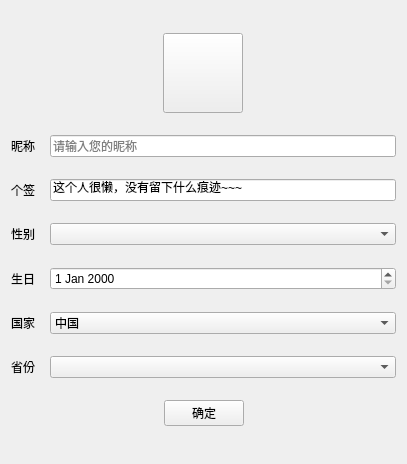
<?xml version="1.0" encoding="UTF-8"?>
<ui version="4.0">
 <class>Form</class>
 <widget class="QWidget" name="Form">
  <property name="geometry">
   <rect>
    <x>0</x>
    <y>0</y>
    <width>407</width>
    <height>464</height>
   </rect>
  </property>
  <property name="windowTitle">
   <string>Form</string>
  </property>
  <layout class="QVBoxLayout" name="verticalLayout">
   <property name="spacing">
    <number>0</number>
   </property>
   <item>
    <layout class="QHBoxLayout" name="horizontalLayout_10">
     <item>
      <widget class="QPushButton" name="head_button">
       <property name="minimumSize">
        <size>
         <width>80</width>
         <height>80</height>
        </size>
       </property>
       <property name="maximumSize">
        <size>
         <width>80</width>
         <height>80</height>
        </size>
       </property>
       <property name="text">
        <string/>
       </property>
       <property name="icon">
        <iconset>
         <normaloff>morentouxiang.png</normaloff>morentouxiang.png</iconset>
       </property>
       <property name="iconSize">
        <size>
         <width>80</width>
         <height>80</height>
        </size>
       </property>
      </widget>
     </item>
    </layout>
   </item>
   <item>
    <layout class="QHBoxLayout" name="horizontalLayout_3" stretch="1,9">
     <property name="spacing">
      <number>0</number>
     </property>
     <item>
      <widget class="QLabel" name="label">
       <property name="text">
        <string>昵称</string>
       </property>
      </widget>
     </item>
     <item>
      <widget class="QLineEdit" name="name_box">
       <property name="text">
        <string/>
       </property>
       <property name="placeholderText">
        <string>请输入您的昵称</string>
       </property>
      </widget>
     </item>
    </layout>
   </item>
   <item>
    <layout class="QHBoxLayout" name="horizontalLayout_2" stretch="1,9">
     <item>
      <widget class="QLabel" name="label_2">
       <property name="text">
        <string>个签</string>
       </property>
      </widget>
     </item>
     <item>
      <widget class="QLineEdit" name="signature_box">
       <property name="text">
        <string>这个人很懒，没有留下什么痕迹~~~</string>
       </property>
      </widget>
     </item>
    </layout>
   </item>
   <item>
    <layout class="QHBoxLayout" name="horizontalLayout" stretch="1,9">
     <property name="spacing">
      <number>0</number>
     </property>
     <item>
      <widget class="QLabel" name="label_3">
       <property name="text">
        <string>性别</string>
       </property>
      </widget>
     </item>
     <item>
      <widget class="QComboBox" name="sex_box">
       <item>
        <property name="text">
         <string/>
        </property>
       </item>
       <item>
        <property name="text">
         <string>男</string>
        </property>
       </item>
       <item>
        <property name="text">
         <string>女</string>
        </property>
       </item>
       <item>
        <property name="text">
         <string>保密</string>
        </property>
       </item>
      </widget>
     </item>
    </layout>
   </item>
   <item>
    <layout class="QHBoxLayout" name="horizontalLayout_4" stretch="1,9">
     <item>
      <widget class="QLabel" name="label_4">
       <property name="text">
        <string>生日</string>
       </property>
      </widget>
     </item>
     <item>
      <widget class="QDateEdit" name="birthday_box"/>
     </item>
    </layout>
   </item>
   <item>
    <layout class="QHBoxLayout" name="horizontalLayout_7" stretch="1,9">
     <item>
      <widget class="QLabel" name="label_5">
       <property name="text">
        <string>国家</string>
       </property>
      </widget>
     </item>
     <item>
      <widget class="QComboBox" name="country_box">
       <item>
        <property name="text">
         <string>中国</string>
        </property>
       </item>
       <item>
        <property name="text">
         <string>美国</string>
        </property>
       </item>
       <item>
        <property name="text">
         <string>日本</string>
        </property>
       </item>
       <item>
        <property name="text">
         <string>俄罗斯</string>
        </property>
       </item>
       <item>
        <property name="text">
         <string>英国</string>
        </property>
       </item>
       <item>
        <property name="text">
         <string>法国</string>
        </property>
       </item>
       <item>
        <property name="text">
         <string>德国</string>
        </property>
       </item>
       <item>
        <property name="text">
         <string>意大利</string>
        </property>
       </item>
       <item>
        <property name="text">
         <string>瑞典</string>
        </property>
       </item>
       <item>
        <property name="text">
         <string>瑞士</string>
        </property>
       </item>
      </widget>
     </item>
    </layout>
   </item>
   <item>
    <layout class="QHBoxLayout" name="horizontalLayout_9" stretch="1">
     <item>
      <layout class="QHBoxLayout" name="horizontalLayout_6" stretch="1,9">
       <property name="spacing">
        <number>0</number>
       </property>
       <item>
        <widget class="QLabel" name="label_6">
         <property name="text">
          <string>省份</string>
         </property>
        </widget>
       </item>
       <item>
        <widget class="QComboBox" name="address_box">
         <item>
          <property name="text">
           <string/>
          </property>
         </item>
         <item>
          <property name="text">
           <string>广东</string>
          </property>
         </item>
         <item>
          <property name="text">
           <string>云南</string>
          </property>
         </item>
         <item>
          <property name="text">
           <string>广西</string>
          </property>
         </item>
         <item>
          <property name="text">
           <string>河南</string>
          </property>
         </item>
         <item>
          <property name="text">
           <string>河北</string>
          </property>
         </item>
         <item>
          <property name="text">
           <string>湖南</string>
          </property>
         </item>
         <item>
          <property name="text">
           <string>湖北</string>
          </property>
         </item>
         <item>
          <property name="text">
           <string>四川</string>
          </property>
         </item>
         <item>
          <property name="text">
           <string>山东</string>
          </property>
         </item>
         <item>
          <property name="text">
           <string>山西</string>
          </property>
         </item>
         <item>
          <property name="text">
           <string>陕西</string>
          </property>
         </item>
         <item>
          <property name="text">
           <string>江苏</string>
          </property>
         </item>
         <item>
          <property name="text">
           <string>北京</string>
          </property>
         </item>
         <item>
          <property name="text">
           <string>天津</string>
          </property>
         </item>
         <item>
          <property name="text">
           <string>湖南</string>
          </property>
         </item>
         <item>
          <property name="text">
           <string>海南</string>
          </property>
         </item>
         <item>
          <property name="text">
           <string>上海</string>
          </property>
         </item>
         <item>
          <property name="text">
           <string>内蒙古</string>
          </property>
         </item>
         <item>
          <property name="text">
           <string>江西</string>
          </property>
         </item>
         <item>
          <property name="text">
           <string>甘肃</string>
          </property>
         </item>
         <item>
          <property name="text">
           <string>辽宁</string>
          </property>
         </item>
         <item>
          <property name="text">
           <string>吉林</string>
          </property>
         </item>
         <item>
          <property name="text">
           <string>黑龙江</string>
          </property>
         </item>
         <item>
          <property name="text">
           <string>安徽</string>
          </property>
         </item>
         <item>
          <property name="text">
           <string>福建</string>
          </property>
         </item>
         <item>
          <property name="text">
           <string>贵州</string>
          </property>
         </item>
         <item>
          <property name="text">
           <string>重庆</string>
          </property>
         </item>
         <item>
          <property name="text">
           <string>宁夏</string>
          </property>
         </item>
         <item>
          <property name="text">
           <string>浙江</string>
          </property>
         </item>
         <item>
          <property name="text">
           <string>青海</string>
          </property>
         </item>
         <item>
          <property name="text">
           <string>台湾</string>
          </property>
         </item>
         <item>
          <property name="text">
           <string>香港</string>
          </property>
         </item>
         <item>
          <property name="text">
           <string>澳门</string>
          </property>
         </item>
         <item>
          <property name="text">
           <string>新疆</string>
          </property>
         </item>
        </widget>
       </item>
      </layout>
     </item>
    </layout>
   </item>
   <item>
    <layout class="QHBoxLayout" name="horizontalLayout_8">
     <item>
      <spacer name="horizontalSpacer">
       <property name="orientation">
        <enum>Qt::Orientation::Horizontal</enum>
       </property>
       <property name="sizeHint" stdset="0">
        <size>
         <width>40</width>
         <height>20</height>
        </size>
       </property>
      </spacer>
     </item>
     <item>
      <widget class="QPushButton" name="save_button">
       <property name="text">
        <string>确定</string>
       </property>
      </widget>
     </item>
     <item>
      <spacer name="horizontalSpacer_2">
       <property name="orientation">
        <enum>Qt::Orientation::Horizontal</enum>
       </property>
       <property name="sizeHint" stdset="0">
        <size>
         <width>40</width>
         <height>20</height>
        </size>
       </property>
      </spacer>
     </item>
    </layout>
   </item>
  </layout>
 </widget>
 <resources/>
 <connections/>
</ui>
